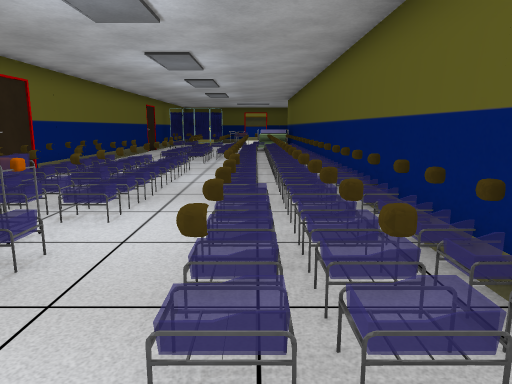
View 1 (above)

21 first-person views from a walk through a scene from a Unity 3-D project. The camera is 1.4 m above the floor, tilts 10° down and sees 70° across. The floor is counted in squares, 1 m on a side. Each view is taken from the middle of a square. On the plan, view 1 faces up. The plan holds only what a view shows up to about 16 squares ahead; the rest is blank. The place goes on beyond the plan. The player is left out. Some animated figures are left out. Door leaves are left out, so doorways stand open. Some surface patterns are stand-ins.

View 2
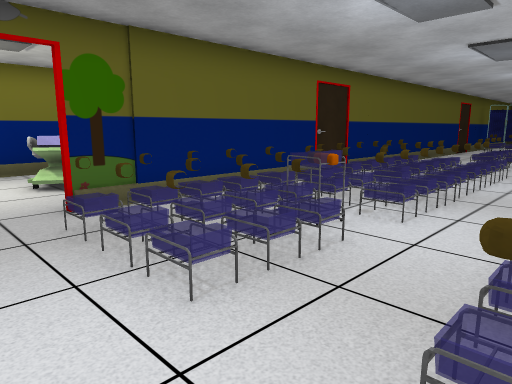

View 3
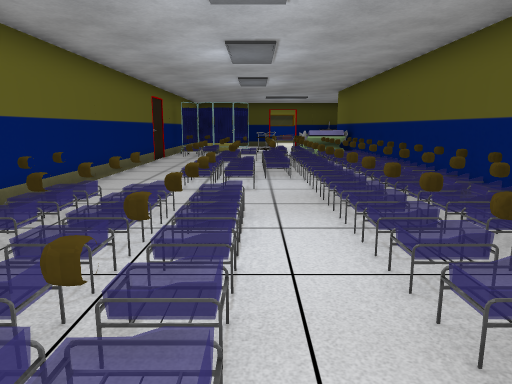

View 4
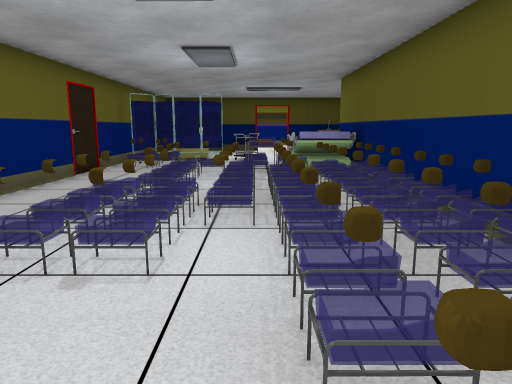

View 5
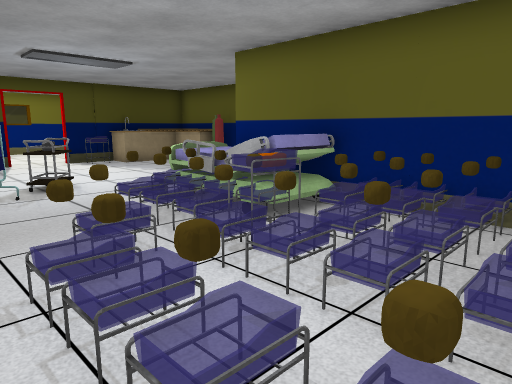

View 6
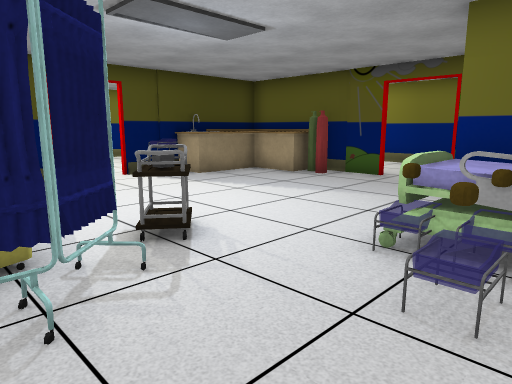

View 7
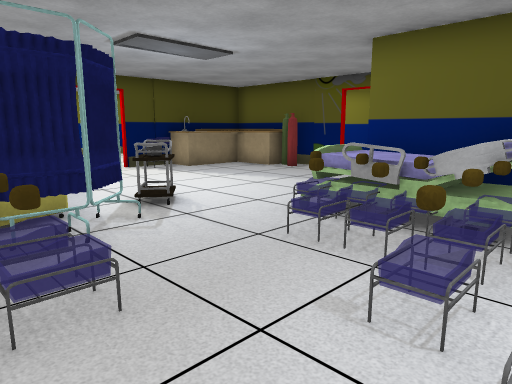

View 8
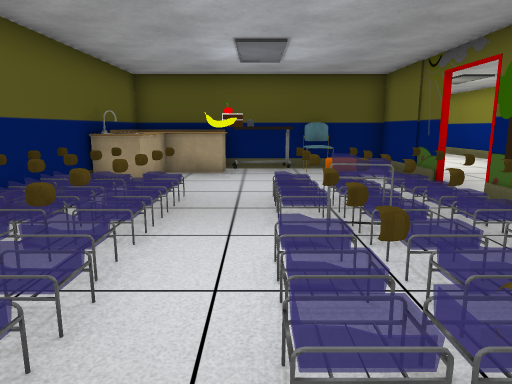

View 9
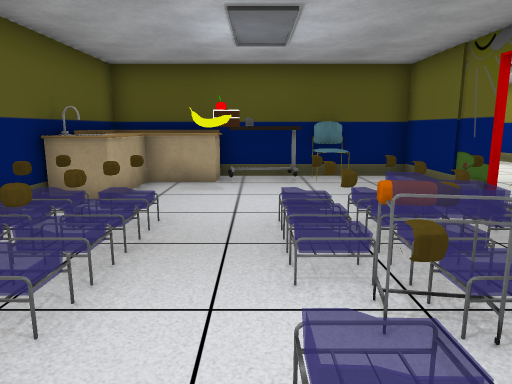

View 10
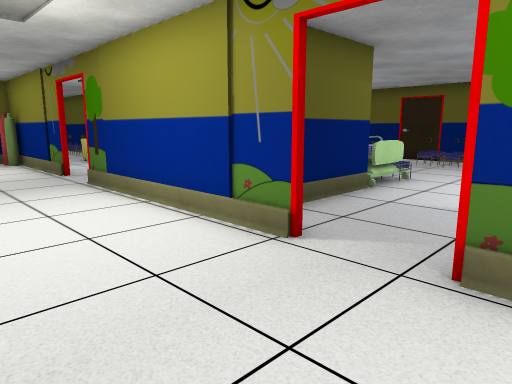

View 11
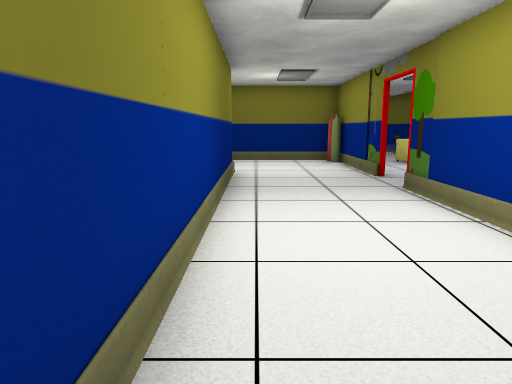

View 12
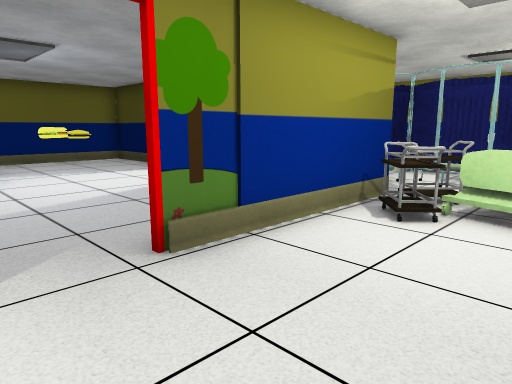

View 13
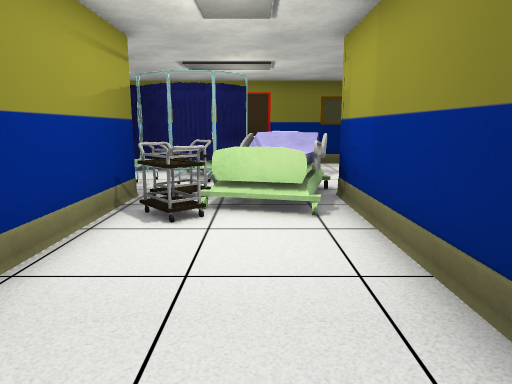

View 14
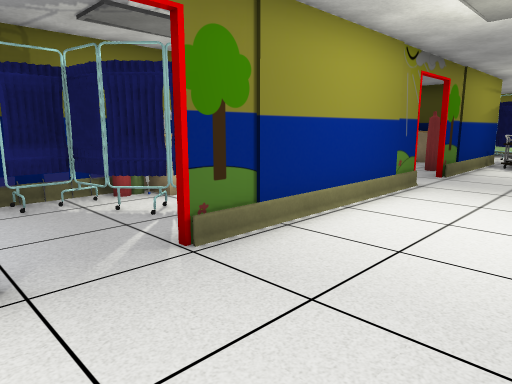

View 15
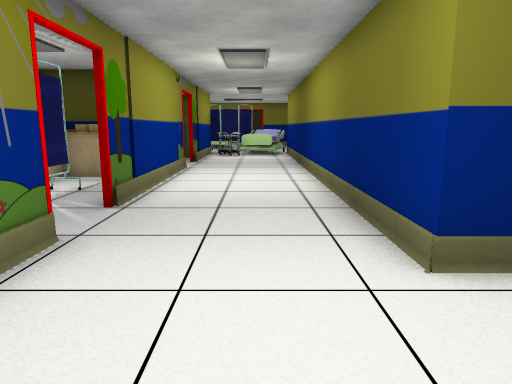

View 16
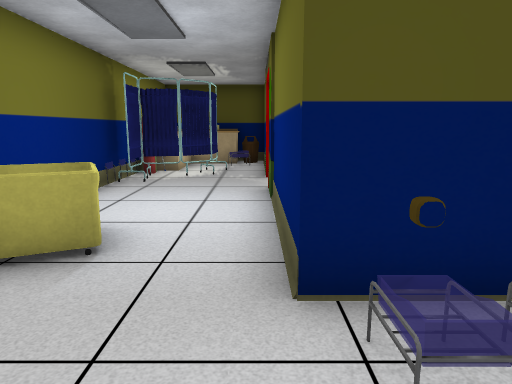

View 17
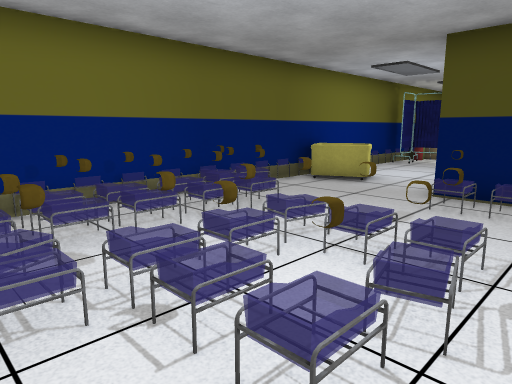

View 18
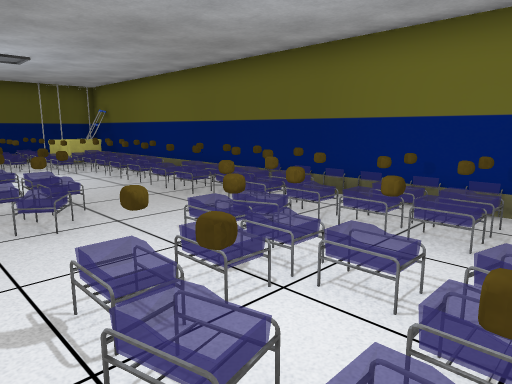

View 19
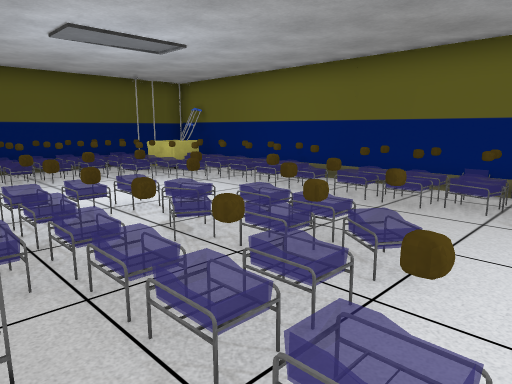

View 20
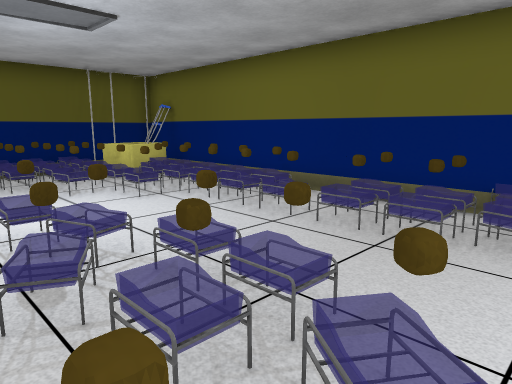

View 21
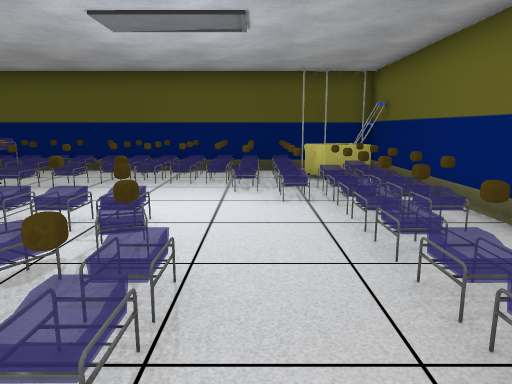

### Floor plan
Key: @ floor where view 1 was taken; # wall or solid block; . main floor; : floor 0.25 m higher than the main floor; + floor 0.5 m higher than the main floor; / step, stairs or slope; D open door; B bed; C cart; U counter; T table; H chair; O other object.
Columns run from 13 left of view 1 to 11 right of it. Each row starts with its distance up from view 1.
 36                    O OO
 35              ..    OOOBB.
 34             #DD##O##CCBB#
 33        ###  .DDOUUUUCC B#
 32        #........UUUUCCBB#
 31        #..........UU.C..#
 30        #..........OO....#
 29        #...........D....#
 28        #   .C......DD...#
 27        # CCCO......D....#
 26        #OOO........#....#
 25        #+O...BBB####....#
 24       ##OO..OBB# OUO....#
 23       ##....OBB# UU#....#
 22       ##...OOBB#U..#....#
 21       #...O OO:OO.O#....#
 20       ##..OO.OOOOO.DD...#
 19        #..OO.OOOO..DD...#
 18        #..OO.OOO........#
 17        #.OOO.OOO...#....#
 16        #.OOO.OOO...#.....
 15        #.OO.OOOO...#.....
 14        #.....OOOCC.#.....
 13        #......O#CC.#O....
 12        #OOO/.OOOC..######
 11        #OOO/.O:O....OO
 10        #OOO/.OOOO.....
  9        #OOO/.OOOOO....
  8        #OOO/.OOOOO.OOO.
  7        #O.O//OOOOO.O.O.
  6        #OOO/.O.OOO.OOO.
  5        #......OO OOO...
  4 #     ##OOO..OOOOO.....O.
  3 #. BB #DOOO..OO##O...O..
  2 #...B.DDOOO..OOOOO....OOO
  1      ..D.......#OO..OO.OO
  0      .#......@U#OO..OO.O
 -1      .##......UU O..O..O
 -2     .. #...TTUUUOO...OOO
 -3    ... #.HTOTUUUOO......
 -4    ..  #########OOO......
 -5   ...          #OOOO....O
 -6   ..           #O.OOOO.O.
 -7  ..            #CCOOOO.O.
 -8 #.             ##CCOOO.OO
 -9 #              #OO#######

Where each view was taken, in squares from view 1:
view 1: 0 up, 0 right, facing up
view 2: 0 up, 0 right, facing up-left
view 3: 6 up, 2 left, facing up
view 4: 11 up, 1 left, facing up
view 5: 18 up, 4 left, facing up-right
view 6: 23 up, 4 left, facing up-right
view 7: 21 up, 5 left, facing up-right
view 8: 9 up, 2 left, facing down
view 9: 7 up, 2 left, facing down
view 10: 29 up, 10 right, facing down-left
view 11: 28 up, 10 right, facing down
view 12: 26 up, 10 right, facing up-left
view 13: 26 up, 9 right, facing up
view 14: 17 up, 10 right, facing up-left
view 15: 13 up, 9 right, facing up
view 16: 9 up, 6 right, facing up
view 17: 4 up, 9 right, facing up-left
view 18: 8 up, 9 right, facing down-left
view 19: 4 up, 11 right, facing down-left
view 20: 3 up, 9 right, facing down-left
view 21: 3 up, 6 right, facing down
